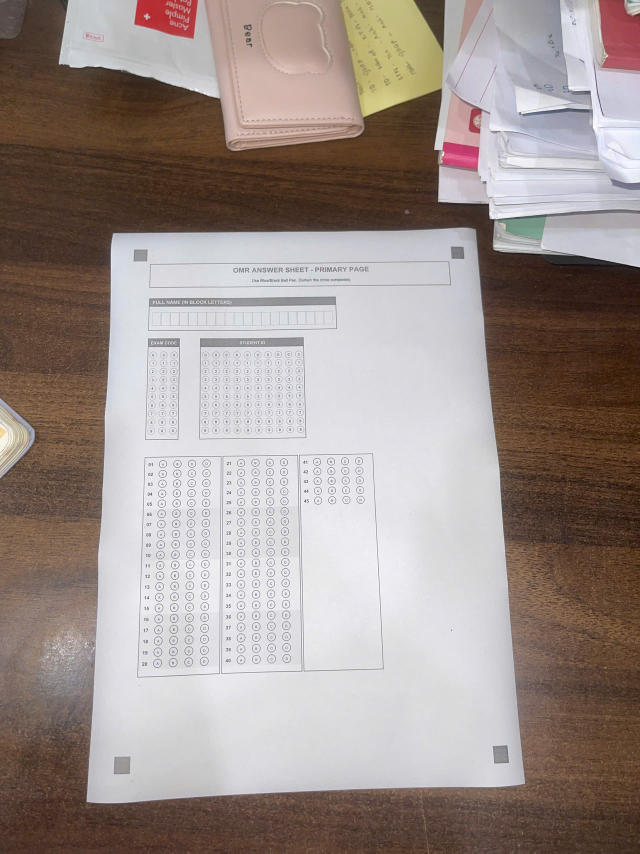
#> input picture test/images/ver1/flash_far.jpg, 1920 x 2560 px, found by its file name (shown at 1/3 size)
$ python test.py
#> lines starting #> are read from the running program, lines starting #| are printed output that depends on the picture; after the words box and inside, x2 and y2 are one past the last pixel; in counts of white or black regions, pixels touching at a corner belong together
import cv2
import numpy as np
import matplotlib.pyplot as plt
import os

image_paths = [
    "test/images/flash_far.jpg",
    "test/images/flash_near.jpg",
    "test/images/shade.jpg",
    "test/images/too_close.jpg",
]

out_dir = "outputs/edge_viz"
os.makedirs(out_dir, exist_ok=True)

def binarize_image(gray):
    # Try Otsu first
    blur = cv2.GaussianBlur(gray, (5,5), 0)
    _, th_otsu = cv2.threshold(blur, 0, 255, cv2.THRESH_BINARY + cv2.THRESH_OTSU)
    # Also compute adaptive in case of uneven lighting
    th_adapt = cv2.adaptiveThreshold(blur, 255,
                                     cv2.ADAPTIVE_THRESH_GAUSSIAN_C,
                                     cv2.THRESH_BINARY, 15, 7)
    # Heuristic: choose adaptive if otsu yields too dark/bright result (shadow)
    if np.mean(th_otsu) < 10 or np.mean(th_otsu) > 245:
        return th_adapt
    return th_otsu

for p in image_paths:
    img = cv2.imread(p)
#> img is the input picture: shape (2560, 1920, 3); mean B, G, R 140.8, 145.5, 157.9
    if img is None:
        print("Failed to read:", p)
        continue
    gray = cv2.cvtColor(img, cv2.COLOR_BGR2GRAY)
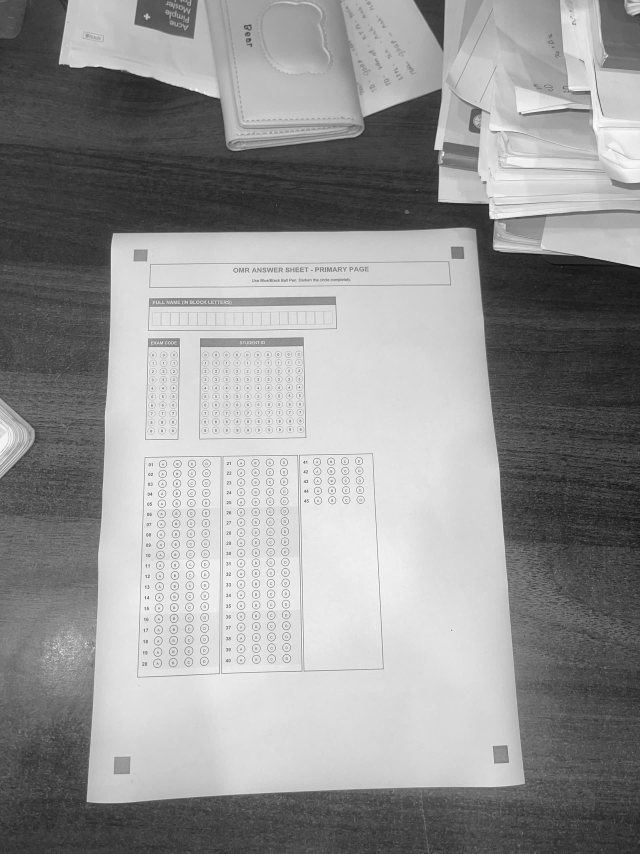
#> gray: shape (2560, 1920) (shown at 1/3 size); min 1, max 255, mean 148.7

    bin_img = binarize_image(gray)
#> in binarize_image, `_, th_otsu = cv2.threshold(blur, 0, 255, cv2.THRESH_BINARY + cv2.THRES..`:
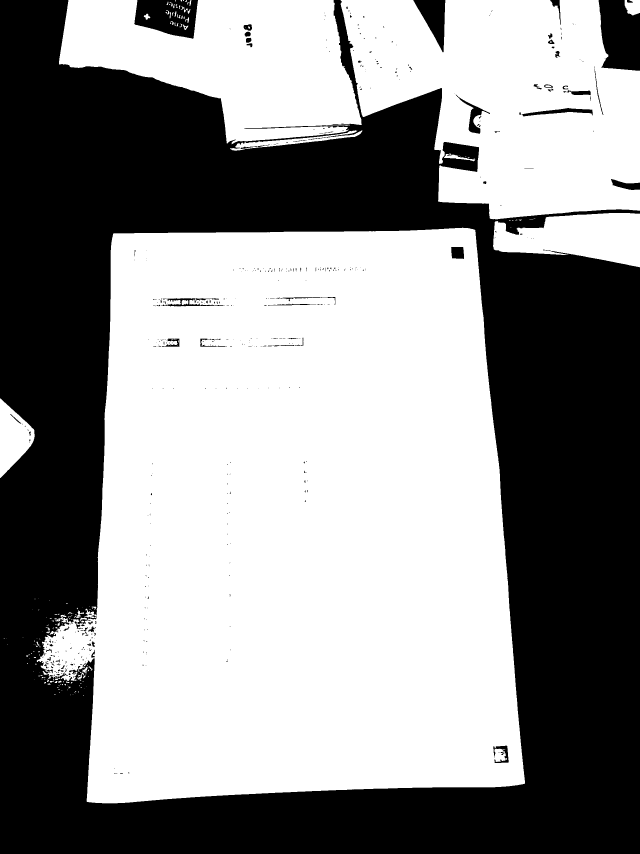
#> th_otsu: shape (2560, 1920) (shown at 1/3 size); 56.3% white; 476 black regions (386 under 20 px), largest, box (x1, y1, x2, y2) and area: (0, 0, 1920, 2560) 2080738, (1796, 0, 1920, 212) 21755, (403, 0, 594, 116) 16186
#> in binarize_image, `th_adapt = cv2.adaptiveThreshold(blur, 255, cv2.ADAPTIVE_THRESH_GAUSSI..`:
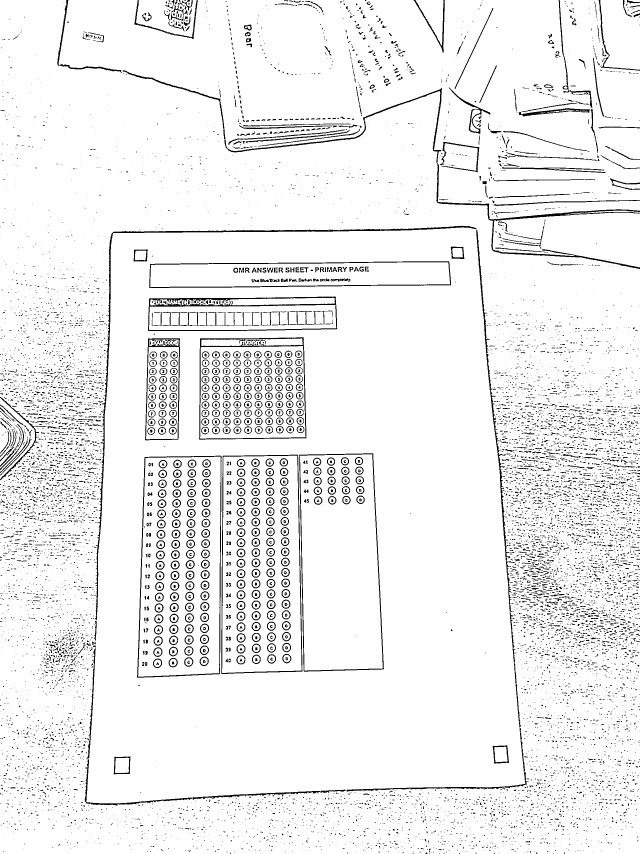
#> th_adapt: shape (2560, 1920) (shown at 1/3 size); 94.1% white; 11734 black regions (9646 under 20 px), largest, box (x1, y1, x2, y2) and area: (368, 211, 1920, 807) 12482, (285, 677, 1429, 1860) 10129, (444, 890, 1012, 993) 7711

    # Canny parameters can be tuned per image; these are good defaults
    low, high = 50, 150
    edges = cv2.Canny(bin_img, low, high, apertureSize=3)
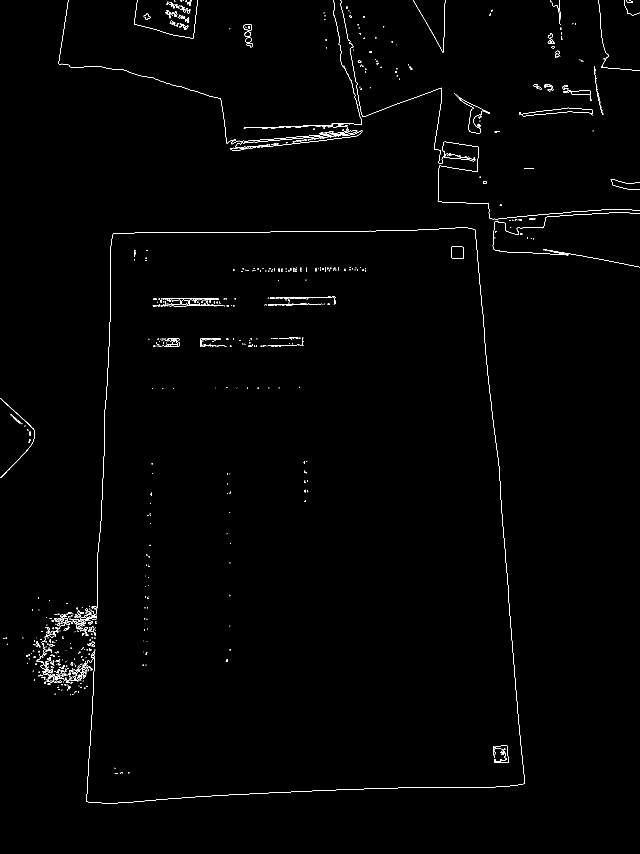
#> edges: shape (2560, 1920) (shown at 1/3 size); 0.56% white in thin lines or dots

    # Save outputs
    base = os.path.splitext(os.path.basename(p))[0]
    cv2.imwrite(os.path.join(out_dir, base + "_gray.jpg"), gray)
    cv2.imwrite(os.path.join(out_dir, base + "_binarized.jpg"), bin_img)
    cv2.imwrite(os.path.join(out_dir, base + "_edges.jpg"), edges)

    # Display inline (matplotlib)
    fig, ax = plt.subplots(1,3, figsize=(12,6))
    ax[0].imshow(cv2.cvtColor(img, cv2.COLOR_BGR2RGB))
    ax[0].set_title("Original")
    ax[1].imshow(bin_img, cmap="gray")
    ax[1].set_title("Binarized")
    ax[2].imshow(edges, cmap="gray")
    ax[2].set_title("Canny edges")
    for a in ax:
        a.axis("off")
    plt.suptitle(base)
    plt.tight_layout()
    plt.show()
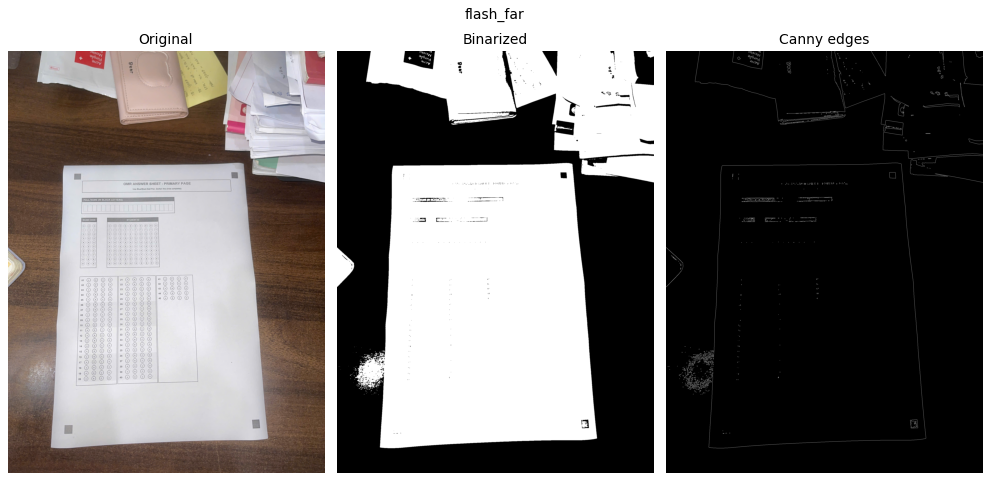
#> figure drawn by matplotlib, 3 panels
#> pass 2 of the loop `for p in image_paths:`:
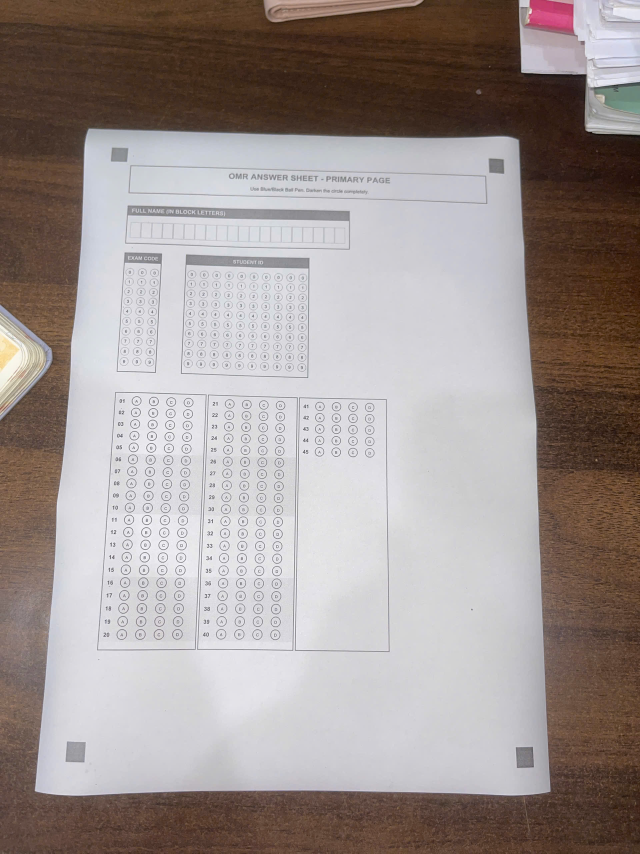
#> input picture test/images/ver1/flash_near.jpg, 1920 x 2560 px, found by its file name (shown at 1/3 size)
#> img is the input picture: shape (2560, 1920, 3); mean B, G, R 145.6, 148.3, 158.3
#> in binarize_image (call 2), `_, th_otsu = cv2.threshold(blur, 0, 255, cv2.THRESH_BINARY + cv2.THRES..`:
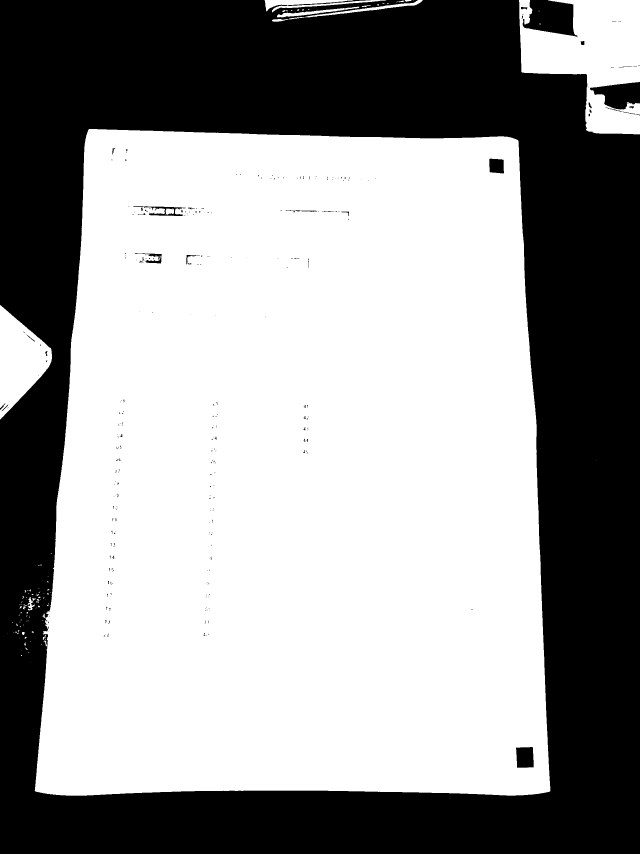
#> th_otsu: shape (2560, 1920) (shown at 1/3 size); 59.4% white; 297 black regions (248 under 20 px), largest, box (x1, y1, x2, y2) and area: (0, 0, 1920, 2560) 1963158, (1568, 0, 1732, 112) 12392, (1770, 246, 1920, 329) 7897
#> th_adapt: shape (2560, 1920); 94.7% white; 8000 black regions (6393 under 20 px), largest, box (x1, y1, x2, y2) and area: (99, 1088, 1658, 2393) 13374, (375, 617, 1050, 749) 8379, (385, 495, 1462, 612) 7038
#> edges: shape (2560, 1920); 0.36% white in thin lines or dots
#> `plt.show()`:
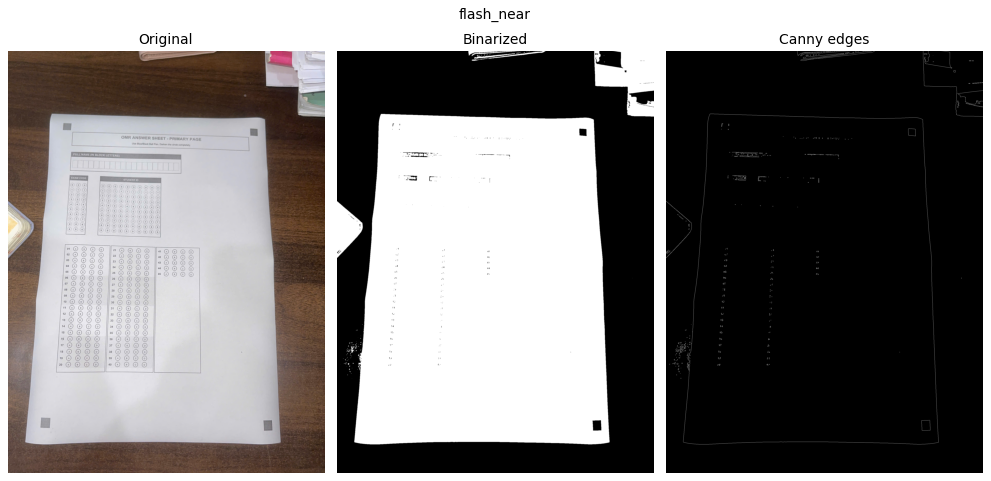
#> figure drawn by matplotlib, 3 panels
#> pass 3 of the loop `for p in image_paths:`:
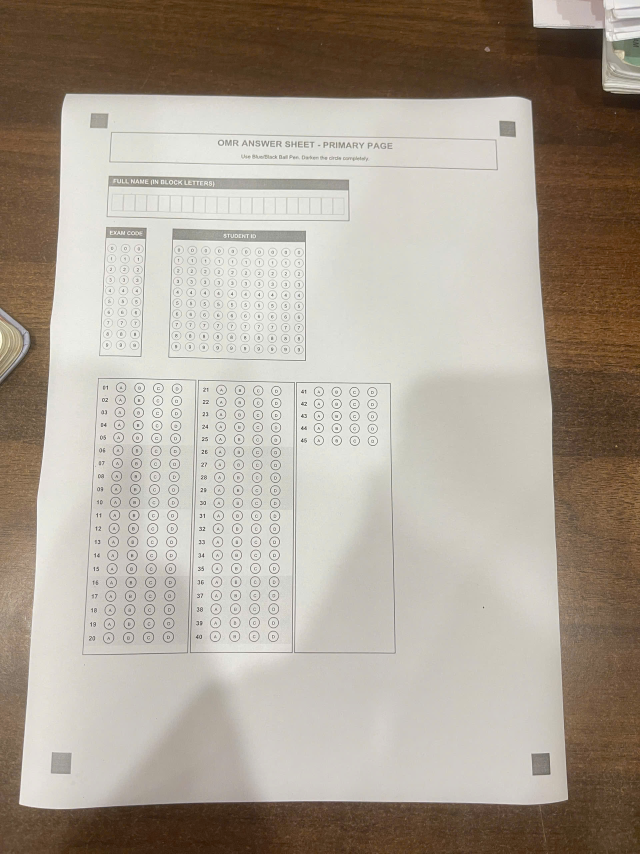
#> input picture test/images/ver1/shade.jpg, 1920 x 2560 px, found by its file name (shown at 1/3 size)
#> img is the input picture: shape (2560, 1920, 3); mean B, G, R 149.2, 161.8, 171.7
#> in binarize_image (call 3), `_, th_otsu = cv2.threshold(blur, 0, 255, cv2.THRESH_BINARY + cv2.THRES..`:
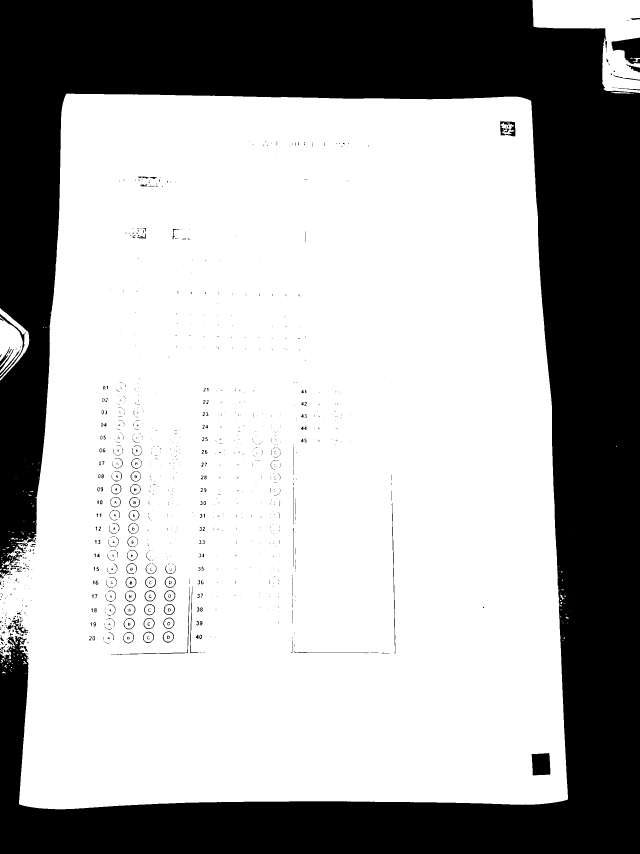
#> th_otsu: shape (2560, 1920) (shown at 1/3 size); 66.9% white; 1234 black regions (995 under 20 px), largest, box (x1, y1, x2, y2) and area: (0, 0, 1920, 2560) 1594242, (1834, 113, 1920, 192) 4196, (1595, 2259, 1651, 2326) 3398
#> th_adapt: shape (2560, 1920); 94.7% white; 7448 black regions (6063 under 20 px), largest, box (x1, y1, x2, y2) and area: (52, 301, 1709, 2435) 19231, (86, 276, 1595, 1829) 13638, (320, 527, 1049, 664) 10013
#> edges: shape (2560, 1920); 0.7% white in thin lines or dots
#> `plt.show()`:
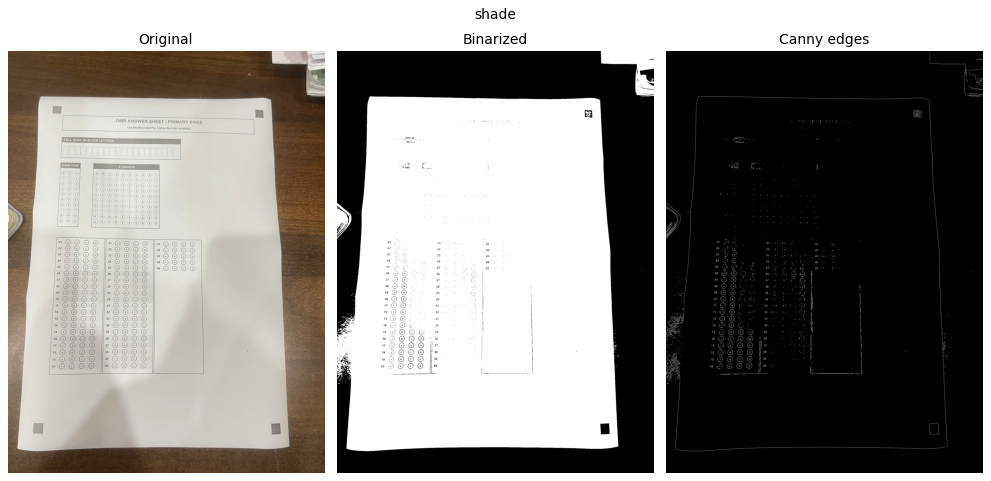
#> figure drawn by matplotlib, 3 panels
#> the loop made 4 passes; the first 3 are shown
